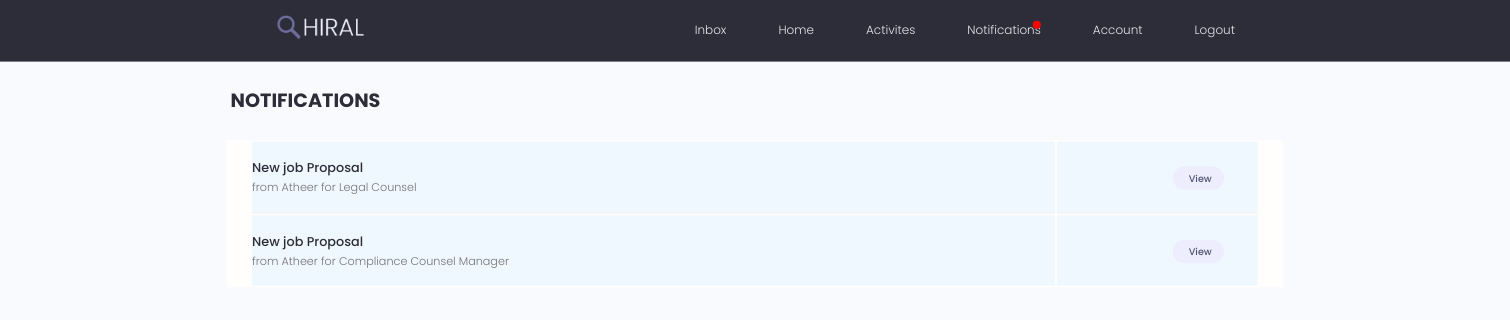
Page /notofications/ (signed in) on the earlier database version.
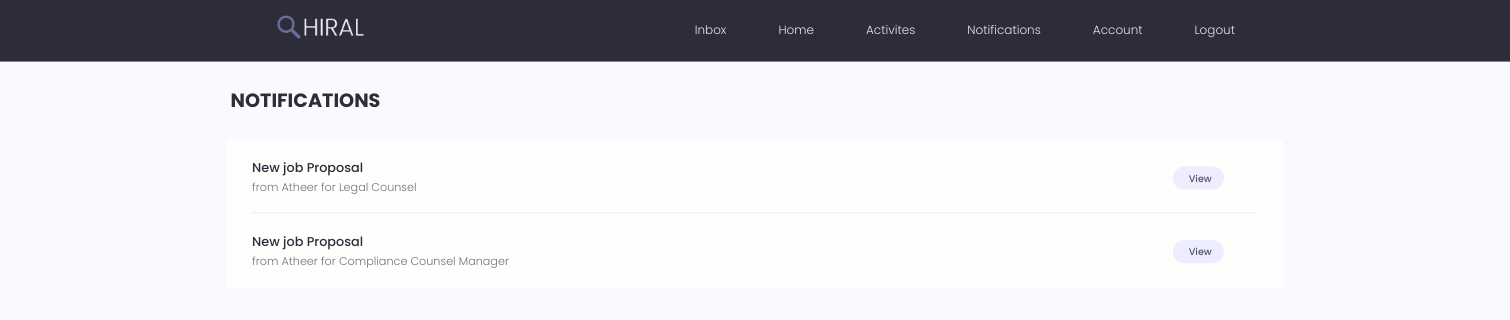
Same page on the later database version.
### Recruiter/models.py (models this page shows, shortened)
class Offers(models.Model):
    seeker = models.ForeignKey(Seeker, on_delete=models.SET_NULL,null=True, blank=True)
    jobpost = models.ForeignKey(JobPost,on_delete=models.SET_NULL,null=True, blank=True)
    is_new = models.BooleanField(default=True)

class JobPost(models.Model):
    owner = models.ForeignKey(Recruiter, on_delete=models.CASCADE,null=True, blank=True)
    postion_name = models.CharField(max_length=200, blank=False, null=False)
    city = models.ForeignKey(City, on_delete=models.SET_NULL, null=True, blank=False)
    job_category = models.ForeignKey(KnowledgeArea, on_delete=models.SET_NULL, null=True, blank=False)
    organaization = models.CharField(max_length=200, blank=False, null=False)
    job_type= models.ForeignKey(JobType, on_delete=models.SET_NULL, null=True, blank=False)
    organaization_logo =models.ImageField(null=True, blank=True, default='jobpost.jpg')
    job_brief = models.CharField(max_length=200, blank=False, null=True)
    Requirements_and_skills = models.TextField(null=True, blank=False)
    soft_skills = models.TextField(null=True, blank=False)
    Responsibilities = models.TextField(null=True, blank=False)
    contact_email = models.EmailField(null=True, blank=False)
    average_salary = models.IntegerField(null=True, blank=True)
    is_active=models.BooleanField(default=True)
    id = models.UUIDField(default=uuid.uuid4, unique=True,
                          primary_key=True, editable=False)
    month_year = models.CharField(
        max_length=7,
        validators=[validate_year_month_format],
        default=timezone.localdate().strftime('%Y-%m'),
        help_text="Format: YYYY-MM"
    )

### accounts/models.py (models this page shows, shortened)
class Recruiter(models.Model):
    user = models.OneToOneField(User, on_delete=models.CASCADE, primary_key=True)
    name = models.CharField(max_length=200, blank=True, null=True)
    email = models.EmailField(max_length=500, blank=True, null=True)
    username = models.CharField(max_length=200, blank=True, null=True)
    city = models.ForeignKey(City, on_delete=models.SET_NULL, null=True,blank=False)
    organization = models.CharField(max_length=200, null=True, blank=False)
    short_intro = models.CharField(max_length=200, null=True, blank=True)
    bio = models.TextField(null=True, blank=True)
    profile_image =models.ImageField(null=True, blank=True, upload_to='images/profile/',  default='user-default.png')
    social_github = models.CharField(max_length=200, null=True, blank=True)
    social_twitter = models.CharField(max_length=200, null=True, blank=True)
    social_linkedin = models.CharField(max_length=200, null=True, blank=True)
    social_website = models.CharField(max_length=200, null=True, blank=True)
    is_active=models.BooleanField(default=True)

### accounts/views.py (the view)
# urls.py: path('notofications/', views.Notofications, name='notofications'),
def Notofications(request):
    JobAppliesBeforeSort = None
    JobOffersBeforeSort = None
    SortJobApplies = None
    SortJobOffers = None
    if request.user.is_Seeker:
       JobOffersBeforeSort = Offers.objects.filter(seeker=request.user.seeker)
       SortJobOffers = sorted(JobOffersBeforeSort, key=attrgetter('is_new'), reverse=True)
    elif request.user.is_Recruiter:
        JobAppliesBeforeSort = Applications.objects.filter(jobpost__owner=request.user.recruiter)
        SortJobApplies = sorted(JobAppliesBeforeSort, key=attrgetter('is_new'), reverse=True)
    context = {'SortJobOffers': SortJobOffers, 'SortJobApplies':SortJobApplies}
    return render(request, 'notofications.html', context)

### accounts/templatetags/custom_filters.py (called while the page is built)
@register.filter
def has_new_offers(seeker_email):
    return Offers.objects.filter(seeker__email=seeker_email, is_new=True).exists()

### chat/templatetags/chat_extras.py (called while the page is built)
@register.simple_tag
def is_user_having_unseen_msgs(user):
	if not user.is_authenticated:
		return False
	qs = ChatMessage.objects.filter((Q(room__user1=user) | Q(room__user2=user)),
								~Q(user=user), seen=False)
	return qs.exists()

### templates/notofications.html (shortened to what this page needs)
{% extends 'main.html' %}
{% load static %}
{% block content %}
<main class="settingsPage profile my-md">
  <div class="settings">
    <h3 class="settings__title" style="margin-left:15%;" > &nbsp;notifications</h3>
  </div>
  <table class="settings__table" style="width:70%;margin-left: auto; margin-right: auto;">
    {% if request.user.is_Seeker %}
      {% for offer in SortJobOffers %}
        <tr {% if offer.is_new %}style="background-color: aliceblue;"{% endif %}>
          <td class="settings__tableInfo" style="width:80%">
            <h4>New job Proposal</h4>
            <p>from {{offer.jobpost.owner.name}} for {{offer.jobpost.postion_name}}</p>
          </td>
          <td class="settings__tableActions tdwidth" width="900">
            <a class="tag tag--pill tag--sub settings__btn" href="{% url 'seeker-jobpost' offer.jobpost.id offer.seeker.email %}" onclick="markOfferAsSeen('{{ offer.seeker.email }}', '{{ offer.jobpost.id }}')" style="margin-right:17%;">
               View
            </a>
          </td>
        </tr>
      {% endfor %}
    {% endif %}
  </table>
</main>
{% endblock content %}

### templates/main.html (shortened to what this page needs)
<!DOCTYPE html>
{% load static %}
<html lang="en">
  <head>
    <link rel="stylesheet" href="https://cdn.iconmonstr.com/1.3.0/css/iconmonstr-iconic-font.min.css" />
    <link rel="stylesheet" href="https://cdnjs.cloudflare.com/ajax/libs/material-design-iconic-font/2.2.0/css/material-design-iconic-font.min.css" />
    <link rel="stylesheet" href="{% static 'uikit/styles/uikit.css' %}" />
    <link rel="stylesheet" href="{% static 'styles/app.css' %}" />
  </head>
  <body>
    {% include 'accounts/navbar.html' %}
    {% block content %}
    {% endblock content %}
  </body>
</html>

### accounts/templates/accounts/navbar.html (shortened to what this page needs)
{% load static %}
{% load custom_filters %}
{% load chat_extras %}
<header class="header" >
    <div class="container container--narrow">
      <a href="" class="header__logo">
        <img src='{% static "images/logo.png" %}' alt="DevSearch Logo" />
      </a>
      <nav class="header__nav">
        <ul class="header__menu">
          {% if request.user.is_authenticated %}
            <li class="header__menuItem {% if request.user.is_authenticated and request.path == '/chat/' %}active{% endif %}" id="inbox-tab">
              <a href="{% url 'chat-view' %}">Inbox</a>
            </li>
          {% endif %}
            {% if request.user.is_authenticated and request.user.is_Seeker %}
            <li class="header__menuItem {% if request.user.is_authenticated and request.path == '/Seeker/SeekerHome/' %}active{% endif %}"><a href="{% url 'SeekerHome' %}">Home</a></li>
            <li class="header__menuItem {% if request.user.is_authenticated and request.path == '/Seeker/SeekerActivites/' %}active{% endif %}"><a href="{% url 'S-Activites' %}">Activites</a></li>
            <li id="notification-tab" class="header__menuItem {% if request.path == '/accounts/notofications/' %}active{% endif %} notification">
                <a href="{% url 'notofications' %}">Notifications</a>
                {% if request.user.email|has_new_offers %}
                    <span class="notification-mark"></span>
                {% endif %}
            </li>
            {% endif %}
            {% if request.user.is_authenticated %}
            <li class="header__menuItem {% if request.user.is_authenticated and request.path == '/accounts/account/' %}active{% endif %}">
                <a href="{% url 'account' %}">Account</a>
            </li>
            <li class="header__menuItem {% if request.user.is_authenticated and request.path == '/accounts/logout/' %}active{% endif %}">
                <a href="{% url 'logout' %}">Logout</a>
            </li>
            {% else %}
            <li class="header__menuItem {% if request.path == '/accounts/login/' %}active{% endif %}">
                <a href="{% url 'login' %}">Login/Sign Up</a>
            </li>
            {% endif %}
        </ul>
    </nav>
    </div>
  </header>

### static/styles/app.css (style rules this page uses)
html { -moz-transform: scale(0.8, 0.8); -ms-transform: scale(0.8); -webkit-transform: scale(0.8); transform: scale(0.8); width:125%; transform-origin:0 0; }
:root { --color-sub: #2d2d39; }
img { width: 100%; }
.header { position: sticky; z-index: 111; background-color: var(--color-sub); padding: 1.5rem 0; }
.header > .container { display: flex; justify-content: space-between; align-items: center; }
.header__logo > img { height: 3.8rem; }
.header__nav > ul { display: inline-flex; align-items: center; list-style: none; gap: 6.5rem; }
.header__menuItem > a { color: var(--color-light); font-weight: 300; }
.settings { display: flex; justify-content: space-between; align-items: center; }
.settings__title { font-size: 2.4rem; text-transform: uppercase; font-weight: 700; color: var(--color-sub); }
.settings__table { margin-top: 3rem; margin-bottom: 5rem; padding: 0 3rem; background: var(--color-white); }
.settings__table tr { width: 100%; }
.settings__table tr > td { padding: 2rem 0; }
.settings__table tr:not(:last-child) td { border-bottom: 2px solid var(--color-white-light); }
.settings__tableInfo { width: 100%; }
.settings__tableInfo h4, .settings__tableInfo a { padding-right: 1rem; width: auto; font-size: 1.6rem; font-weight: 500; color: var(--color-sub); }
.settings__tableInfo p { font-size: 1.4rem; }
.settings__tableActions { text-align: right; }

### static/uikit/styles/modules/_variables.css (style rules this page uses)
:root { --color-main: #5aa5b9; --color-main-light: #e6faff; --color-sub: #3f4156; --color-sub-light: #51546e; --color-sub-lighter: #ededfd; --color-text: #737373; --color-gray: #8b8b8b; --color-light: #e5e7eb; --color-light-gray: #767676; --color-bg: #f8fafd; --color-white: #fffefd; --color-white-light: #f3f3f3; --color-success: #359e64; --color-success-bg: #def8e8; --color-error: #fc4b0b; --color-error-bg: #fff2ee; --font-base: 'Poppins', arial, helvetica, 'Segoe UI', roboto, ubuntu, sans-serif; --font-monospace: 'Fira Code', 'Courier New', courier, monospace; --font-regular: 300; --font-medium: 500; --font-bold: 700; --generic-shadow: 1px 1px 5px #00000010; --generic-transition: all 0.3s ease-in-out; }

### static/uikit/styles/modules/_base.css (style rules this page uses)
* { margin: 0; padding: 0; box-sizing: border-box; text-rendering: optimizeLegibility; color: inherit; font-size: inherit; }
html { font-size: 50%; }
@media only screen and (min-width: 480px) { html { font-size: 56.25%; } }
@media only screen and (min-width: 1200px) { html { font-size: 62.5%; } }
body { line-height: 1.6; font-weight: 400; font-size: 1.5rem; color: var(--color-text); background-color: var(--color-bg); min-height: 100vh; }

### static/uikit/styles/modules/_typography.css (style rules this page uses)
* { font-family: var(--font-base); }
h3 { font-size: 3.2rem; font-weight: var(--font-medium); }
h4 { font-size: 2.8rem; font-weight: var(--font-medium); }
p, span, strong { font-size: 1.6rem; color: var(--color-text); font-weight: var(--font-regular); }
a { padding-bottom: 2px; text-decoration: none; display: inline-block; color: var(--color-main); font-weight: var(--font-medium); }

### static/uikit/styles/modules/_utilities.css (style rules this page uses)
.container { width: 92%; max-width: 165rem; margin: 0 auto; box-sizing: border-box; }
.container--narrow { width: 92%; max-width: 120rem; }
@media screen and (min-width: 1000px) { .container { width: 90%; } }
@media screen and (min-width: 1000px) { .container--narrow { width: 85%; } }
@media screen and (min-width: 1200px) { .container { width: 80%; } }
@media screen and (min-width: 1200px) { .container--narrow { width: 72%; } }
@media screen and (min-width: 1440px) { .container { width: 72%; } }
@media screen and (min-width: 1440px) { .container--narrow { width: 65%; } }
.my-md { margin: 3rem auto; }

### static/uikit/styles/modules/_tag.css (style rules this page uses)
.tag { display: inline-flex; align-items: center; background-color: var(--color-sub); height: -webkit-fit-content; height: -moz-fit-content; height: fit-content; width: -webkit-fit-content; width: -moz-fit-content; width: fit-content; border-radius: 0.5rem; padding: 0.5rem 1.5rem; font-size: 1.2rem; cursor: pointer; }
.tag--pill { border-radius: 5rem; }
.tag--sub, .tag--sub > small { background: var(--color-sub-lighter); color: var(--color-sub-light); font-weight: 500; }

### accounts/templates/accounts/navbar.html (style rules this page uses)
.header__menuItem.notification { position: relative; }

Differences in the rows shown:
changed Offers "Legal Counsel": is_new True → False (drawn)
changed Offers "Compliance Counsel Manager": is_new True → False (drawn)
